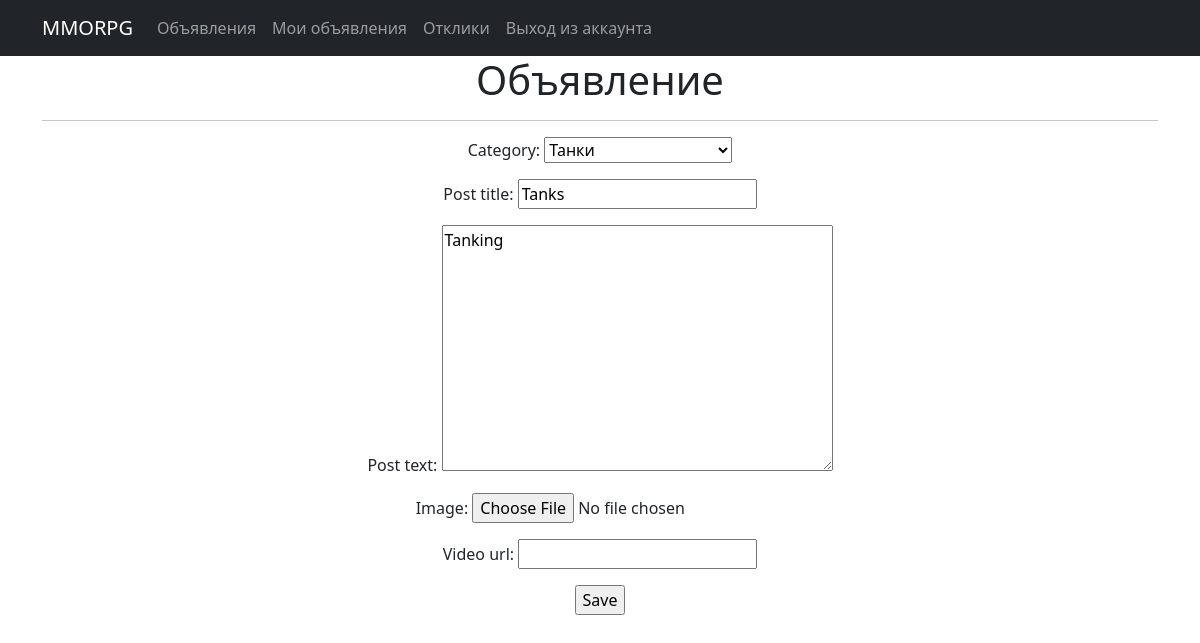
/update/1 (signed in), run on the app's committed database.
### mmo/models.py (models this page shows, shortened)
class Post(models.Model):
    post_title = models.CharField(max_length=255)
    post_text = models.TextField()
    time_create = models.DateTimeField(auto_now_add=True)
    category = models.CharField(max_length=3, choices=CATEGORY, default=tanks)
    user = models.ForeignKey(User, on_delete=models.CASCADE, null=True)
    image = models.ImageField(upload_to='post_images/', null=True, blank=True)
    video_url = models.URLField(null=True, blank=True)

### mmo/views.py (the view)
# urls.py: path('update/<int:pk>', PostUpdate.as_view(), name='post_update'),
class PostUpdate(LoginRequiredMixin, UpdateView):
    form_class = PostForm
    model = Post
    template_name = 'post_edit.html'
    success_url = reverse_lazy('user_posts')

### mmo/forms.py
class PostForm(forms.ModelForm):
    def __init__(self, *args, **kwargs):
        category_choices = kwargs.pop('category_choices', None)
        super().__init__(*args, **kwargs)
        if category_choices:
            self.fields['category'].queryset = category_choices
    image = forms.ImageField(required=False)
    video_url = forms.URLField(required=False)
    class Meta:
        model = Post
        fields = ['category', 'post_title', 'post_text', 'image', 'video_url']

### templates/post_edit.html (shortened to what this page needs)
{% extends 'flatpages/default.html' %}
{% block content %}
<h1>Объявление</h1>
<hr>
<form action="" method="post">
    {{ form.as_p }}
    <input type="submit" value="Save" />
</form>
{% endblock content %}

### data on the page
Post: category "Танки", post_title "Tanks", post_text "Tanking"
